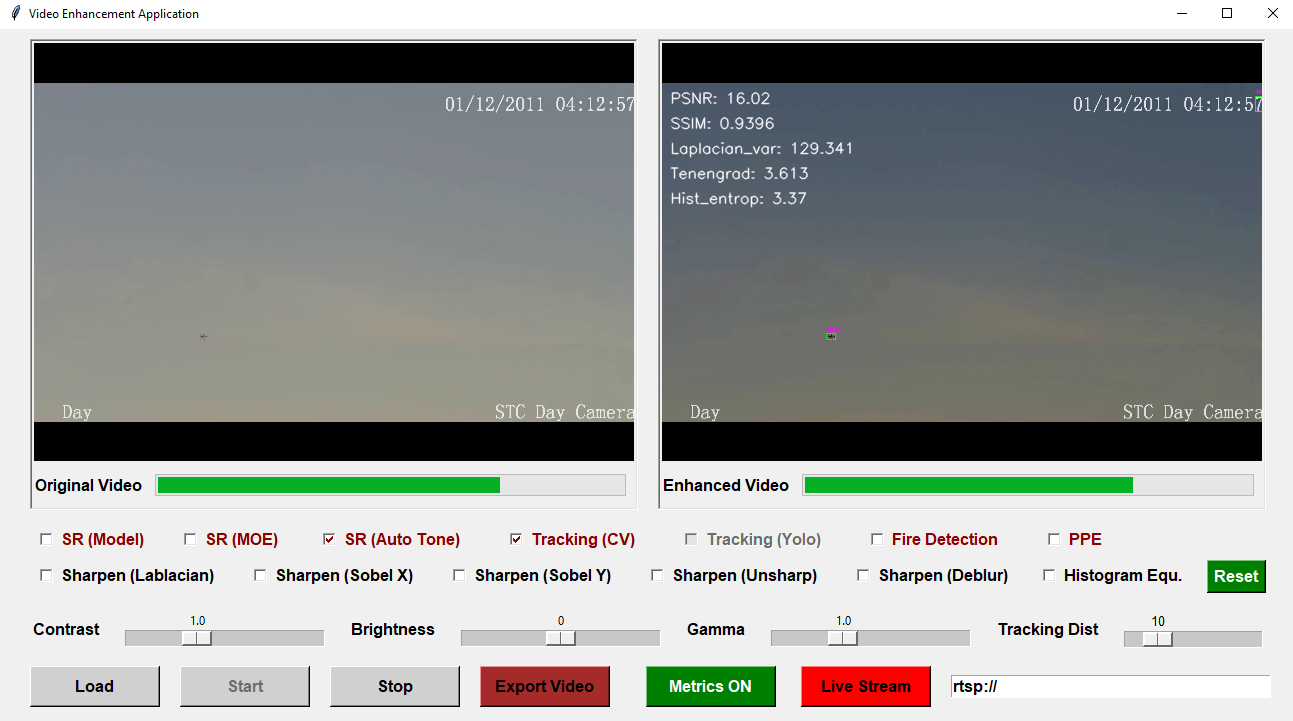
#> input picture SR_enhancer.png, 1293 x 721 px
$ python -i heat_haze_reduction.py   (imports and definitions only)
#> lines starting #> are read from the running program, lines starting #| are printed output that depends on the picture


import cv2

def stabilize_video(input_path, output_path):
#> called with input_path = '../SR_enhancer.png', output_path = 'out.png'
    cap = cv2.VideoCapture(input_path)
    n_frames = int(cap.get(cv2.CAP_PROP_FRAME_COUNT))
    w = int(cap.get(cv2.CAP_PROP_FRAME_WIDTH))
    h = int(cap.get(cv2.CAP_PROP_FRAME_HEIGHT))
    fps = cap.get(cv2.CAP_PROP_FPS)

    # Take the first frame as reference
    _, prev = cap.read()
#> prev is the input picture: shape (721, 1293, 3); mean B, G, R 153.9, 156.3, 153.6
    prev_gray = cv2.cvtColor(prev, cv2.COLOR_BGR2GRAY)
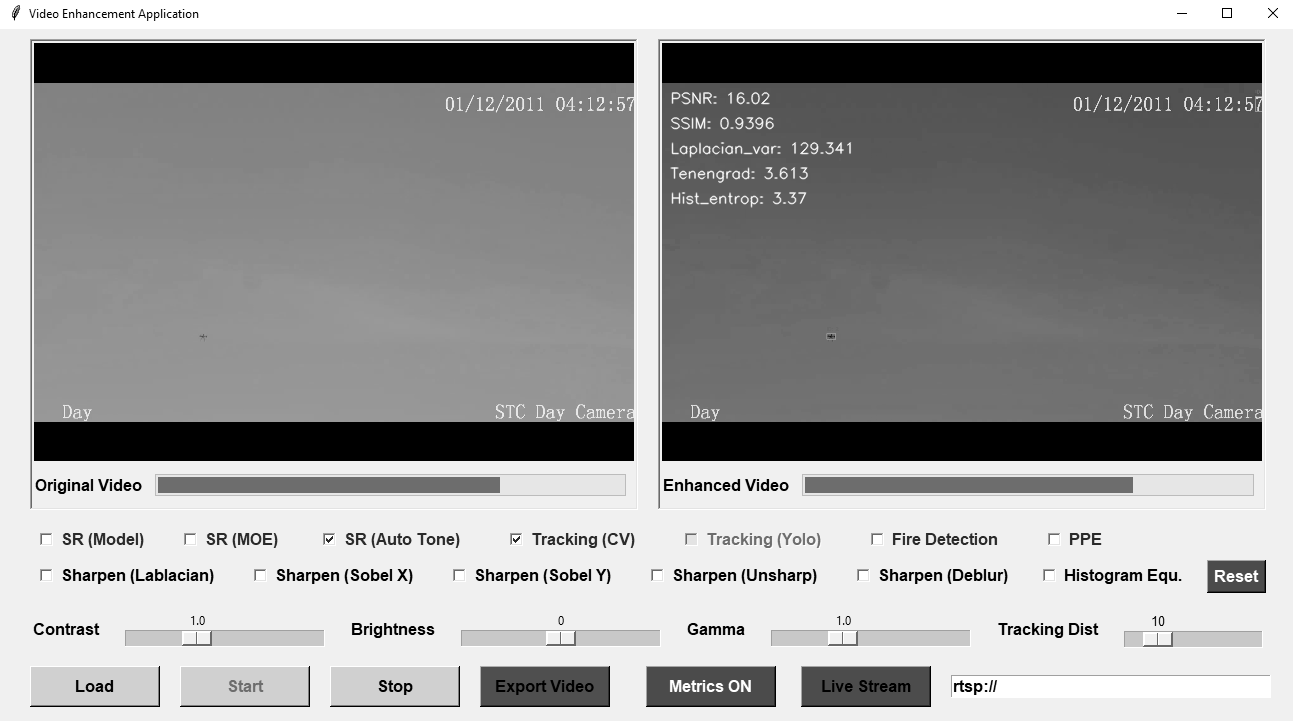
#> prev_gray: shape (721, 1293); min 0, max 255, mean 155.2

    transforms = []

    for i in range(1, n_frames):
        success, curr = cap.read()
        if not success:
            break

        curr_gray = cv2.cvtColor(curr, cv2.COLOR_BGR2GRAY)
        flow = cv2.calcOpticalFlowFarneback(prev_gray, curr_gray, None,
                                            0.5, 3, 15, 3, 5, 1.2, 0)

        dx = flow[..., 0].mean()
        dy = flow[..., 1].mean()

        transforms.append((dx, dy))

        prev_gray = curr_gray
#> after the loop, transforms = []

    # Apply the transforms
    cap.set(cv2.CAP_PROP_POS_FRAMES, 0)
    fourcc = cv2.VideoWriter_fourcc(*'mp4v')
    out = cv2.VideoWriter(output_path, fourcc, fps, (w, h))

    dx_sum, dy_sum = 0, 0
    for i in range(n_frames):
        success, frame = cap.read()
        if not success:
            break

        if i < len(transforms):
            dx_sum += transforms[i][0]
            dy_sum += transforms[i][1]

        m = np.float32([[1, 0, -dx_sum], [0, 1, -dy_sum]])
        stabilized_frame = cv2.warpAffine(frame, m, (w, h))
        out.write(stabilized_frame)
#> after the loop, dx_sum = 0; dy_sum = 0

    cap.release()
    out.release()


import cv2
import numpy as np

# [44 lines left out: function reduce_heat_haze, not called in this run]

>>> result = stabilize_video('../SR_enhancer.png', 'out.png')
